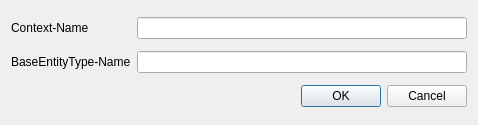
<?xml version="1.0" encoding="UTF-8"?>
<ui version="4.0">
 <class>CreateContextDialog</class>
 <widget class="QDialog" name="CreateContextDialog">
  <property name="windowModality">
   <enum>Qt::WindowModal</enum>
  </property>
  <property name="geometry">
   <rect>
    <x>0</x>
    <y>0</y>
    <width>478</width>
    <height>125</height>
   </rect>
  </property>
  <property name="windowTitle">
   <string>Dialog</string>
  </property>
  <property name="modal">
   <bool>true</bool>
  </property>
  <layout class="QGridLayout" name="gridLayout">
   <item row="0" column="0">
    <widget class="QLabel" name="label">
     <property name="text">
      <string>Context-Name</string>
     </property>
    </widget>
   </item>
   <item row="0" column="1">
    <widget class="QLineEdit" name="lineEditContextName"/>
   </item>
   <item row="1" column="0">
    <widget class="QLabel" name="label_2">
     <property name="text">
      <string>BaseEntityType-Name</string>
     </property>
    </widget>
   </item>
   <item row="1" column="1">
    <widget class="QLineEdit" name="lineEditBaseEntityTypeName"/>
   </item>
   <item row="2" column="1">
    <widget class="QDialogButtonBox" name="buttonBox">
     <property name="orientation">
      <enum>Qt::Horizontal</enum>
     </property>
     <property name="standardButtons">
      <set>QDialogButtonBox::Cancel|QDialogButtonBox::Ok</set>
     </property>
    </widget>
   </item>
  </layout>
 </widget>
 <resources/>
 <connections>
  <connection>
   <sender>buttonBox</sender>
   <signal>accepted()</signal>
   <receiver>CreateContextDialog</receiver>
   <slot>accept()</slot>
   <hints>
    <hint type="sourcelabel">
     <x>248</x>
     <y>254</y>
    </hint>
    <hint type="destinationlabel">
     <x>157</x>
     <y>274</y>
    </hint>
   </hints>
  </connection>
  <connection>
   <sender>buttonBox</sender>
   <signal>rejected()</signal>
   <receiver>CreateContextDialog</receiver>
   <slot>reject()</slot>
   <hints>
    <hint type="sourcelabel">
     <x>316</x>
     <y>260</y>
    </hint>
    <hint type="destinationlabel">
     <x>286</x>
     <y>274</y>
    </hint>
   </hints>
  </connection>
 </connections>
</ui>
